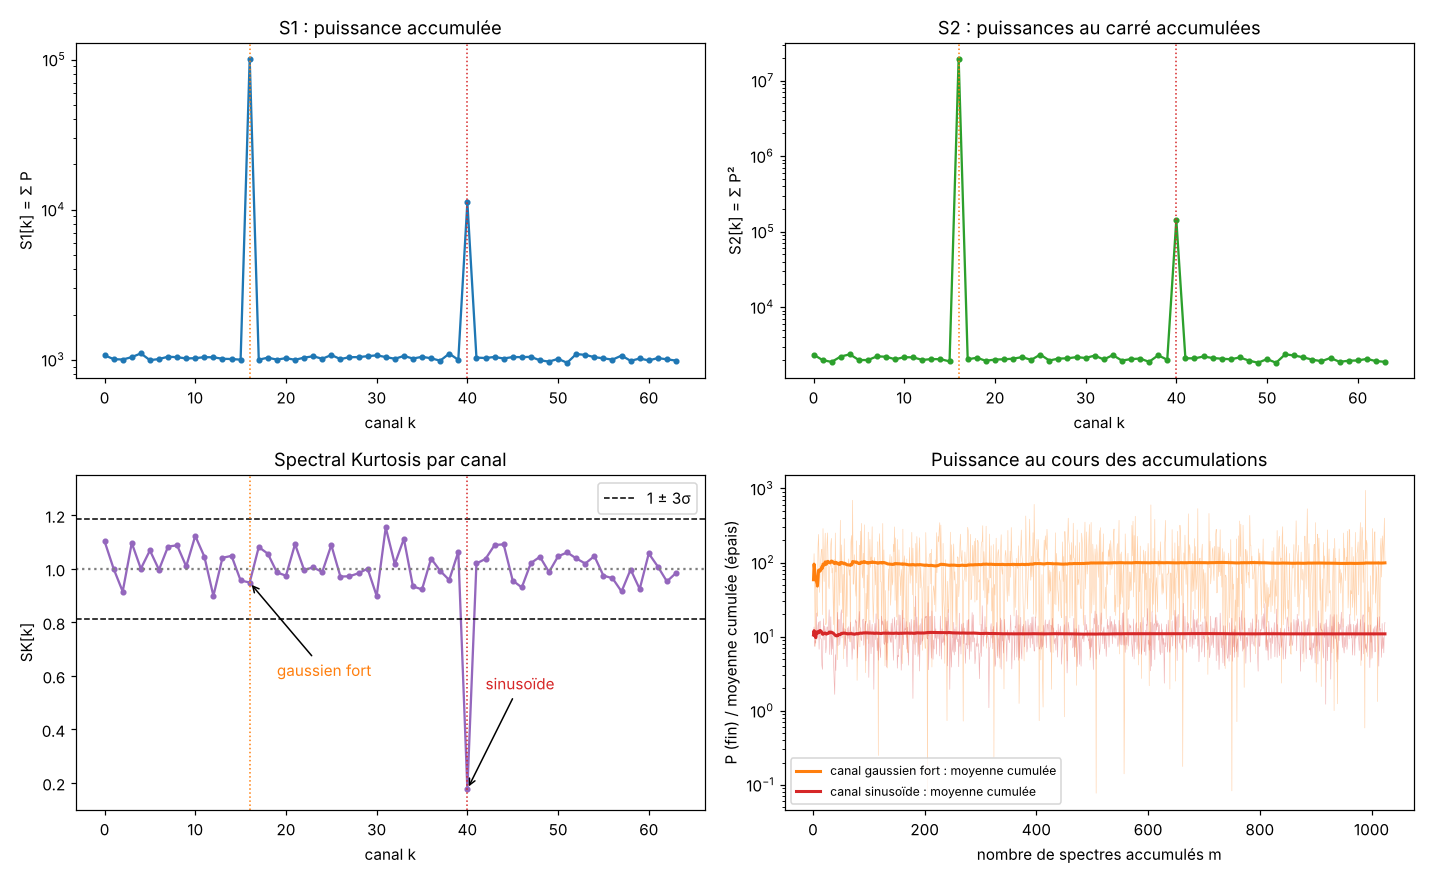

Here is the Python script that generated this plot:
"""
Clear Sky - Spectral Kurtosis dans un spectromètre FFT (NumPy + Matplotlib).

Principe du spectromètre :
  1. on découpe le signal en M blocs de NFFT échantillons ;
  2. chaque bloc est transformé par FFT -> un "spectre" de NFFT canaux ;
  3. pour chaque canal k, on a donc M valeurs de puissance P_m[k] = |X_m[k]|^2 ;
  4. on accumule : S1[k] = somme_m P_m[k]   et   S2[k] = somme_m P_m[k]^2 ;
  5. SK[k] = (M+1)/(M-1) * (M*S2[k]/S1[k]^2 - 1).

Rappel : pour un canal de bruit gaussien, P suit une loi exponentielle
(E[P^2] = 2 E[P]^2) donc SK = 1. Si P est plus "constante" que ça (sinusoïde),
SK < 1. Si P est plus "bouffie" (impulsions), SK > 1.
"""
import numpy as np
import matplotlib

matplotlib.use("Agg")
import matplotlib.pyplot as plt

# ============================ PARAMÈTRES À MODIFIER ============================
NFFT = 64            # taille de la FFT = nombre de canaux fréquentiels
M = 1024             # nombre de spectres accumulés (taille de la fenêtre SK)
SIGMA2 = 1.0         # puissance du bruit par canal (échelle arbitraire)
K_GAUSS = 16         # canal contenant la composante gaussienne forte
K_CW = 40            # canal contenant la sinusoïde continue
GAUSS_DB = 20.0      # puissance de la composante gaussienne / bruit, dans son canal
CW_DB = 10.0         # puissance de la sinusoïde / bruit, dans son canal
CW_OFFSET = 0.0      # décalage de la sinusoïde par rapport au centre du canal
                     # (en largeur de canal, ex. 0.3). 0 = pile au centre.
SEED = 0
# ===============================================================================


def bruit_complexe(n, sigma2, rng):
    """Bruit blanc gaussien complexe, de puissance moyenne sigma2."""
    return (rng.normal(0, np.sqrt(sigma2 / 2), n)
            + 1j * rng.normal(0, np.sqrt(sigma2 / 2), n))


def composante_gaussienne(m, nfft, k, gauss_db, sigma2, rng):
    """Bruit gaussien à bande étroite, uniquement dans le canal k.

    Pour que toute l'énergie tombe dans UN canal, on prend une exponentielle
    complexe à la fréquence k/NFFT, dont l'amplitude complexe c est tirée au
    hasard (gaussienne) et change à chaque bloc : c'est un bruit gaussien dont
    le temps de cohérence vaut un bloc FFT.
    Normalisation : après FFT (divisée par sqrt(NFFT)), la puissance dans le
    canal vaut NFFT*var(c) -> on impose var(c) = rapport * sigma2 / NFFT.
    """
    rapport = 10 ** (gauss_db / 10)
    c = bruit_complexe(m, rapport * sigma2 / nfft, rng)          # un c par bloc
    porteuse = np.exp(2j * np.pi * k * np.arange(nfft) / nfft)  # fréquence k/NFFT
    return (c[:, None] * porteuse[None, :]).ravel()


def sinusoide_continue(m, nfft, k, offset, cw_db, sigma2, rng):
    """Sinusoïde d'amplitude constante, continue d'un bloc à l'autre.
    Amplitude A telle que la puissance dans le canal = rapport * sigma2."""
    rapport = 10 ** (cw_db / 10)
    a = np.sqrt(rapport * sigma2 / nfft)
    n = np.arange(m * nfft)                       # indice temporel global
    return a * np.exp(1j * (2 * np.pi * (k + offset) * n / nfft
                            + rng.uniform(0, 2 * np.pi)))


def spectrometre(x, nfft):
    """Découpe en blocs de NFFT, FFT de chaque bloc, puissance |X|^2.
    Retourne un tableau P de forme (M, NFFT) : P[m, k] = puissance du canal k
    dans le spectre numéro m. Division par sqrt(NFFT) : le bruit blanc de
    puissance sigma2 donne alors E[P] = sigma2 dans chaque canal."""
    blocs = x.reshape(-1, nfft)
    X = np.fft.fft(blocs, axis=1) / np.sqrt(nfft)
    return np.abs(X) ** 2


def accumule(P):
    """S1 = somme des puissances, S2 = somme des puissances au carré (sur les M spectres)."""
    return P.sum(axis=0), (P ** 2).sum(axis=0)


def sk(s1, s2, m):
    """Spectral Kurtosis standard."""
    return (m + 1) / (m - 1) * (m * s2 / s1 ** 2 - 1)


def simule():
    rng = np.random.default_rng(SEED)
    n = M * NFFT
    x = bruit_complexe(n, SIGMA2, rng)                                       # 1) bruit
    x = x + composante_gaussienne(M, NFFT, K_GAUSS, GAUSS_DB, SIGMA2, rng)   # 2) gaussien fort
    x = x + sinusoide_continue(M, NFFT, K_CW, CW_OFFSET, CW_DB, SIGMA2, rng) # 3) sinusoïde
    P = spectrometre(x, NFFT)                                                # 4) FFT + puissance
    s1, s2 = accumule(P)                                                     # 5) S1, S2
    return P, s1, s2, sk(s1, s2, M)                                          # 6) SK


if __name__ == "__main__":
    P, S1, S2, SK = simule()
    sigma_sk = 2 / np.sqrt(M)               # écart-type de SK pour du bruit gaussien
    canaux = np.arange(NFFT)
    bruit = np.ones(NFFT, bool)
    bruit[[K_GAUSS, K_CW]] = False

    # ------------------------------ Vérifications ------------------------------
    k_eff = S1[K_CW] / M / SIGMA2 - 1       # rapport sinusoïde/bruit mesuré
    sk_cw_theorie = (2 * k_eff + 1) / (1 + k_eff) ** 2
    print(f"Canaux de bruit seul  : SK moyenne = {SK[bruit].mean():.3f} "
          f"(attendu 1), écart-type = {SK[bruit].std():.3f} (attendu {sigma_sk:.3f})")
    print(f"Canal gaussien fort   : SK = {SK[K_GAUSS]:.3f} (attendu ~1 malgré {GAUSS_DB:.0f} dB)")
    print(f"Canal sinusoïde       : SK = {SK[K_CW]:.3f} (théorie ~{sk_cw_theorie:.3f}, "
          f"rapport mesuré K = {k_eff:.1f})")
    ok1 = abs(SK[K_GAUSS] - 1) < 3 * sigma_sk
    ok2 = SK[K_CW] < 1 - 3 * sigma_sk
    print(f"SK gaussien dans 1 ± 3σ : {ok1}   |   SK sinusoïde sous 1 - 3σ : {ok2}")

    # --------------------------------- Graphiques ---------------------------------
    fig, ax = plt.subplots(2, 2, figsize=(13, 8))
    def marque(a):
        a.axvline(K_GAUSS, color="tab:orange", ls=":", lw=1)
        a.axvline(K_CW, color="tab:red", ls=":", lw=1)
        a.set_xlabel("canal k")

    ax[0, 0].semilogy(canaux, S1, "o-", ms=3)
    ax[0, 0].set_title("S1 : puissance accumulée")
    ax[0, 0].set_ylabel("S1[k] = Σ P")
    marque(ax[0, 0])

    ax[0, 1].semilogy(canaux, S2, "o-", ms=3, color="tab:green")
    ax[0, 1].set_title("S2 : puissances au carré accumulées")
    ax[0, 1].set_ylabel("S2[k] = Σ P²")
    marque(ax[0, 1])

    ax[1, 0].plot(canaux, SK, "o-", ms=3, color="tab:purple")
    ax[1, 0].axhline(1, color="gray", ls=":")
    ax[1, 0].axhline(1 + 3 * sigma_sk, color="k", ls="--", lw=1, label="1 ± 3σ")
    ax[1, 0].axhline(1 - 3 * sigma_sk, color="k", ls="--", lw=1)
    ax[1, 0].set_title("Spectral Kurtosis par canal")
    ax[1, 0].set_ylabel("SK[k]")
    ax[1, 0].legend()
    marque(ax[1, 0])
    ax[1, 0].set_ylim(0.1, 1.35)
    ax[1, 0].annotate("gaussien fort", (K_GAUSS, SK[K_GAUSS]), (K_GAUSS + 3, 0.6),
                      arrowprops=dict(arrowstyle="->"), color="tab:orange")
    ax[1, 0].annotate("sinusoïde", (K_CW, SK[K_CW]), (K_CW + 2, 0.55),
                      arrowprops=dict(arrowstyle="->"), color="tab:red")

    m_axe = np.arange(1, M + 1)
    for k, couleur, nom in [(K_GAUSS, "tab:orange", "canal gaussien fort"),
                            (K_CW, "tab:red", "canal sinusoïde")]:
        ax[1, 1].semilogy(m_axe, P[:, k], lw=0.4, color=couleur, alpha=0.35)
        ax[1, 1].semilogy(m_axe, np.cumsum(P[:, k]) / m_axe, lw=2, color=couleur,
                          label=f"{nom} : moyenne cumulée")
    ax[1, 1].set_title("Puissance au cours des accumulations")
    ax[1, 1].set_xlabel("nombre de spectres accumulés m")
    ax[1, 1].set_ylabel("P (fin) / moyenne cumulée (épais)")
    ax[1, 1].legend(fontsize=8)

    plt.tight_layout()
    plt.savefig("/home/claude/separation-algorithms-/clear_sky/sk_fft_spectrometer.png", dpi=110)
